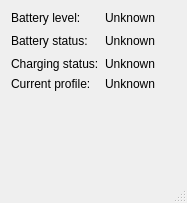
<?xml version="1.0" encoding="UTF-8"?>
<ui version="4.0">
 <class>PublishSubscribeMainWindow</class>
 <widget class="QMainWindow" name="PublishSubscribeMainWindow">
  <property name="geometry">
   <rect>
    <x>0</x>
    <y>0</y>
    <width>187</width>
    <height>203</height>
   </rect>
  </property>
  <property name="windowTitle">
   <string>PublishSubscribeEx</string>
  </property>
  <widget class="QWidget" name="centralWidget">
   <layout class="QGridLayout" name="gridLayout">
    <item row="0" column="0">
     <widget class="QLabel" name="label">
      <property name="text">
       <string>Battery level:</string>
      </property>
     </widget>
    </item>
    <item row="0" column="1">
     <widget class="QLabel" name="labelBatteryLevel">
      <property name="text">
       <string>Unknown</string>
      </property>
     </widget>
    </item>
    <item row="1" column="0">
     <widget class="QLabel" name="label_3">
      <property name="text">
       <string>Battery status:</string>
      </property>
     </widget>
    </item>
    <item row="1" column="1">
     <widget class="QLabel" name="labelBatteryStatus">
      <property name="text">
       <string>Unknown</string>
      </property>
     </widget>
    </item>
    <item row="4" column="0">
     <spacer name="verticalSpacer">
      <property name="orientation">
       <enum>Qt::Vertical</enum>
      </property>
      <property name="sizeHint" stdset="0">
       <size>
        <width>20</width>
        <height>40</height>
       </size>
      </property>
     </spacer>
    </item>
    <item row="1" column="2">
     <spacer name="horizontalSpacer">
      <property name="orientation">
       <enum>Qt::Horizontal</enum>
      </property>
      <property name="sizeHint" stdset="0">
       <size>
        <width>40</width>
        <height>20</height>
       </size>
      </property>
     </spacer>
    </item>
    <item row="2" column="0">
     <widget class="QLabel" name="label_2">
      <property name="text">
       <string>Charging status:</string>
      </property>
     </widget>
    </item>
    <item row="2" column="1">
     <widget class="QLabel" name="labelChargingStatus">
      <property name="text">
       <string>Unknown</string>
      </property>
     </widget>
    </item>
    <item row="3" column="0">
     <widget class="QLabel" name="label_4">
      <property name="text">
       <string>Current profile:</string>
      </property>
     </widget>
    </item>
    <item row="3" column="1">
     <widget class="QLabel" name="labelCurrentProfile">
      <property name="text">
       <string>Unknown</string>
      </property>
     </widget>
    </item>
   </layout>
  </widget>
  <widget class="QMenuBar" name="menuBar">
   <property name="geometry">
    <rect>
     <x>0</x>
     <y>0</y>
     <width>187</width>
     <height>19</height>
    </rect>
   </property>
  </widget>
  <widget class="QStatusBar" name="statusBar"/>
 </widget>
 <layoutdefault spacing="6" margin="11"/>
 <resources/>
 <connections/>
</ui>
